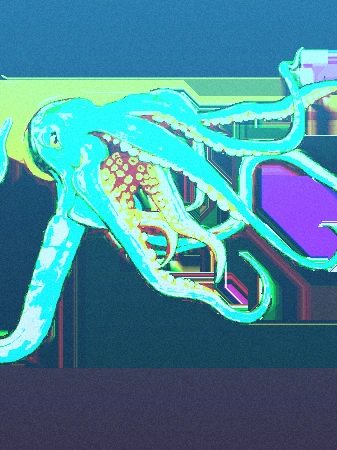
#> input picture assets/portraits/abyss_kraken.webp, 337 x 450 px
$ python ux_horror_auditor.py
#> lines starting #> are read from the running program, lines starting #| are printed output that depends on the picture
#!/usr/bin/env python3
# -*- coding: utf-8 -*-
"""Brimstone: The Summoning — UX Horror Auditor.

Scans assets and Dart code for real UX horrors visible in the browser:

HORROR #1 — Darkened Screen (Stacked Sunglasses Effect):
  - Measures mean luminance of all portraits/backgrounds. Flags any < 85/255.
  - Detects excessive darkening overlays in Dart (ImageEnhance.Brightness < 1.0,
    withOpacity < 0.5, black overlays on root Stack).

HORROR #2 — Enemy Brown Square Box:
  - Verifies 100% of perimeter pixels (x==0, x==W-1, y==0, y==H-1, r>0.88)
    in all *_spectral.webp have alpha == 0 exactly.
  - Flags any non-zero alpha at border.

HORROR #3 — Orb Tray Clipped / FUSIONAR Button Overlap:
  - Static analysis of CombatScreen Column heights vs viewport (430x932).
  - Detects Stack children overlapping orb tray area.

HORROR #4 — Counter-Flick Broken / GestureDetector Issues:
  - Scans for GestureDetector onPanStart/Update/End covering entire screen.
  - Flags missing counter-flick logic for enemy projectiles.

HORROR #5 — Contrast / Overflow / Unpolished Screens:
  - Scans all screens/modals for textMuted on critical data, Stack overlaps,
    missing SingleChildScrollView, hardcoded heights.

Outputs: JSON report + human summary. Exit code 1 if any horror found.
"""

from __future__ import annotations

import json
import math
import re
import sys
from dataclasses import dataclass, asdict
from pathlib import Path
from typing import Any

try:
    from PIL import Image
except ImportError:
    sys.exit("Pillow required: python -m pip install pillow")

ROOT = Path(__file__).resolve().parent.parent
ASSETS_PORTRAITS = ROOT / "assets" / "portraits"
ASSETS_BACKGROUNDS = ROOT / "assets" / "backgrounds"
LIB_DIR = ROOT / "lib"

# Thresholds
MIN_MEAN_LUMINANCE = 85  # 0-255, portraits/backgrounds must be brighter
MAX_BORDER_ALPHA = 0     # spectral.webp borders must be exactly 0
MIN_CONTRAST_RATIO = 4.5 # WCAG AA for body text


@dataclass
class HorrorFinding:
    horror_id: int
    category: str
    severity: str  # CRITICAL | HIGH | MEDIUM | LOW
    file: str
    line: int | None
    description: str
    evidence: dict[str, Any]


class AssetAuditor:
    def __init__(self):
        self.findings: list[HorrorFinding] = []

    # ──────────────────────────────────────────────────────────────────────
    # HORROR #1: Luminance & Saturation of Assets
    # ──────────────────────────────────────────────────────────────────────
    def audit_portrait_luminance(self) -> None:
        if not ASSETS_PORTRAITS.exists():
            self.findings.append(HorrorFinding(
                horror_id=1, category="LUMINANCE", severity="CRITICAL",
                file=str(ASSETS_PORTRAITS), line=None,
                description="Portraits directory missing",
                evidence={}))
            return

        for img_path in ASSETS_PORTRAITS.glob("*.webp"):
            if "_spectral" in img_path.name:
                continue
            try:
                img = Image.open(img_path).convert("RGB")
#> img is the input picture: PIL image 337x450 RGB; mean R, G, B 71.6, 137, 154.1
                # Mean luminance (perceived brightness)
                pixels = list(img.getdata())
#> pixels = 151650 items
                lum = sum(0.2126*r + 0.7152*g + 0.0722*b for r,g,b in pixels) / len(pixels)
#> lum = 124.4
                if lum < MIN_MEAN_LUMINANCE:
                    self.findings.append(HorrorFinding(
                        horror_id=1, category="LUMINANCE", severity="HIGH",
                        file=str(img_path.relative_to(ROOT)), line=None,
                        description=f"Portrait too dark: mean luminance {lum:.1f}/255 (min {MIN_MEAN_LUMINANCE})",
                        evidence={"mean_luminance": round(lum, 1), "threshold": MIN_MEAN_LUMINANCE}))
            except Exception as e:
                self.findings.append(HorrorFinding(
                    horror_id=1, category="LUMINANCE", severity="MEDIUM",
                    file=str(img_path.relative_to(ROOT)), line=None,
                    description=f"Failed to analyze portrait: {e}",
                    evidence={}))

    def audit_background_luminance(self) -> None:
        if not ASSETS_BACKGROUNDS.exists():
            return
        for img_path in ASSETS_BACKGROUNDS.glob("*.webp"):
            if "_blur" in img_path.name:
                continue
            try:
                img = Image.open(img_path).convert("RGB")
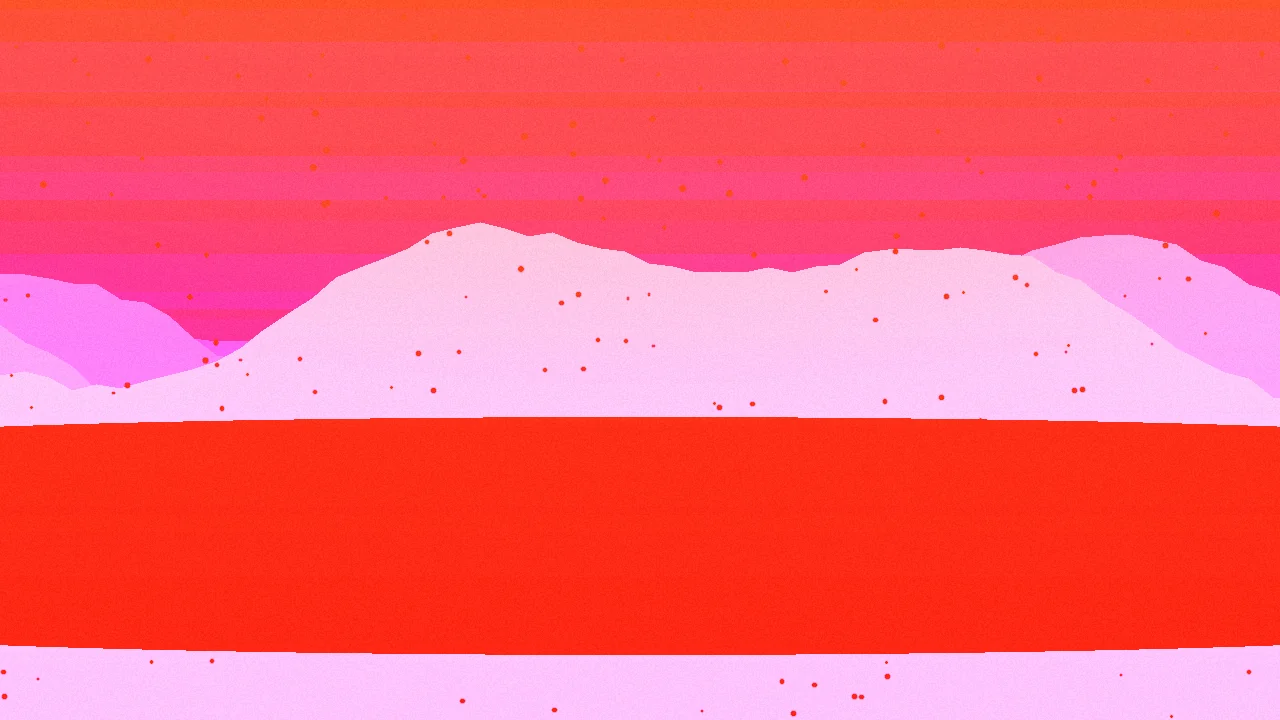
#> input picture assets/backgrounds/chapter_1.webp, 1280 x 720 px
#> img is the input picture: PIL image 1280x720 RGB; mean R, G, B 252.8, 99.9, 116.4
                pixels = list(img.getdata())
#> pixels = 921600 items
                lum = sum(0.2126*r + 0.7152*g + 0.0722*b for r,g,b in pixels) / len(pixels)
#> lum = 133.6
                if lum < MIN_MEAN_LUMINANCE:
                    self.findings.append(HorrorFinding(
                        horror_id=1, category="LUMINANCE", severity="HIGH",
                        file=str(img_path.relative_to(ROOT)), line=None,
                        description=f"Background too dark: mean luminance {lum:.1f}/255",
                        evidence={"mean_luminance": round(lum, 1), "threshold": MIN_MEAN_LUMINANCE}))
            except Exception as e:
                self.findings.append(HorrorFinding(
                    horror_id=1, category="LUMINANCE", severity="MEDIUM",
                    file=str(img_path.relative_to(ROOT)), line=None,
                    description=f"Failed to analyze background: {e}",
                    evidence={}))

    # ──────────────────────────────────────────────────────────────────────
    # HORROR #2: Spectral Borders Alpha == 0
    # ──────────────────────────────────────────────────────────────────────
    def audit_spectral_borders(self) -> None:
        if not ASSETS_PORTRAITS.exists():
            return
        for img_path in ASSETS_PORTRAITS.glob("*_spectral.webp"):
            try:
                img = Image.open(img_path).convert("RGBA")
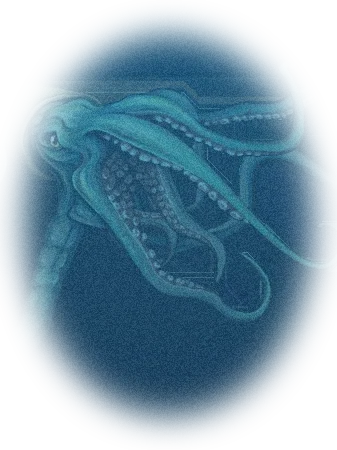
#> input picture assets/portraits/abyss_kraken_spectral.webp, 337 x 450 px
#> img is the input picture: PIL image 337x450 RGBA; mean R, G, B, A 36.3, 85.9, 115.5, 143
                w, h = img.size
#> (the rest of the program and of its run is left out)
